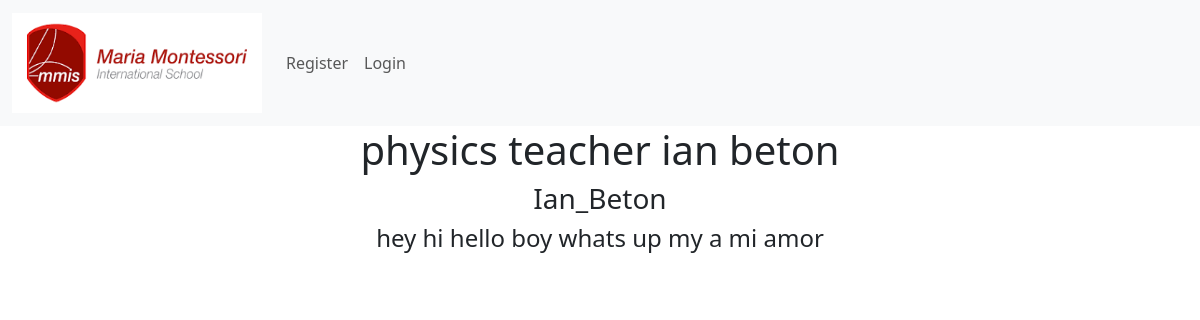
Page /details/1 on the earlier database version.
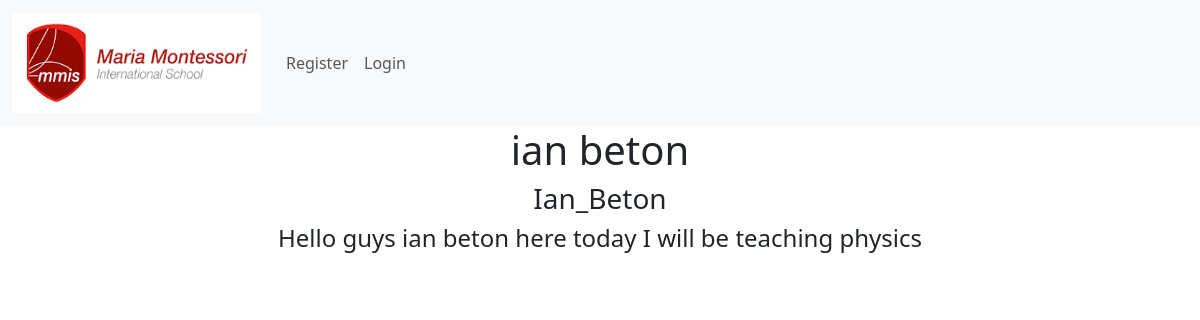
Same page on the later database version.
### main/models.py (models this page shows, shortened)
class Post(models.Model):
    author = models.ForeignKey(User, on_delete=models.CASCADE)
    title = models.CharField(max_length=100)
    body = models.TextField()
    category = models.ForeignKey(Category, on_delete=models.CASCADE)
    subject = models.ForeignKey(Subject, on_delete=models.CASCADE)

### main/views.py (the view)
# urls.py: path('details/<int:pk>', Details.as_view(), name="details"),
class Details(DetailView):
    model = Post
    template_name = 'details.html'

### main/templates/details.html (shortened to what this page needs)
{% extends 'base.html'%}
{% block content %}
<!DOCTYPE html>
<html>
<body>
<div class="container">
<h1 class="text-center"> {{post.title}} </h1>
<h3 class="text-center">  {{post.author}} </h3>
<h4 class="text-center"> {{post.body}} </h4>
</div>
</body>
</html>
{% endblock %}

### main/templates/base.html (shortened to what this page needs)
{% load static %}
<!doctype html>
<html lang="en">
  <head>
    <link href="https://cdn.jsdelivr.net/npm/bootstrap@5.3.1/dist/css/bootstrap.min.css" rel="stylesheet">
  </head>
  <body>
    <nav class="navbar navbar-expand-lg bg-body-tertiary">
        <div class="container-fluid">
            <a class="navbar-brand" href="{% url 'homepage'%}">
                <img src="{% static 'mmis.png'%}" alt="logo" width="250" height="100">
            </a>
          <div class="collapse navbar-collapse" id="navbarSupportedContent">
            <ul class="navbar-nav me-auto mb-2 mb-lg-0">
                {% if user.is_authenticated%}
     <li class="nav-item">
        <a class="nav-link" href="#sidebar" data-bs-toggle="offcanvas"
        role="button" aria-controls="sidebar"> Subjects and more</a>
              <li class="nav-item">
                <a class="nav-link" href="#">Link</a>
              </li>
              <li class="nav-item dropdown">
                <a class="nav-link dropdown-toggle" href="#" role="button" data-bs-toggle="dropdown" aria-expanded="false">
                  Dropdown
                </a>
                <ul class="dropdown-menu">
                  <li><a class="dropdown-item" href="#">Action</a></li>
                  <li><a class="dropdown-item" href="#">Another action</a></li>
                  <li><hr class="dropdown-divider"></li>
                  <li><a class="dropdown-item" href="#">Something else here</a></li>
                </ul>
              </li>
              {% if user.is_staff%}
       <li class="nav-item">
                          <a class="nav-link" href="{% url 'post'%}"> Create note!</a>
                          {% endif %}
            </ul>
            <form class="d-flex" role="search">
              <input class="form-control me-2" type="search" placeholder="Search" aria-label="Search">
              <button class="btn btn-outline-success" type="submit">Search</button>
            </form>
              {% else %}
       <li class="nav-item">
       <a class="nav-link" href="{% url 'register'%}"> Register</a>
       </li>
                           <li class="nav-item">
                          <a class="nav-link" href="{% url 'login'%}"> Login </a>
                           </li>
      {%endif %}
          </div>
        </div>
      </nav>
{% block content%}
{% endblock %}
  </body>
</html>

### main/templates/details.html (style rules this page uses)
body { background-color: rgb(255, 255, 255); }

Differences in the rows shown:
changed Post "Ian_Beton": title "physics teacher ian beton" → "ian beton"; body "hey hi hello boy whats up my a mi amor" → "Hello guys ian beton here today I will be teaching physics"
